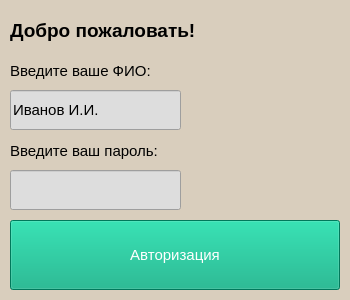
<?xml version="1.0" encoding="UTF-8"?>
<ui version="4.0">
 <class>MainWindow</class>
 <widget class="QMainWindow" name="MainWindow">
  <property name="geometry">
   <rect>
    <x>0</x>
    <y>0</y>
    <width>350</width>
    <height>300</height>
   </rect>
  </property>
  <property name="windowTitle">
   <string>Клиент</string>
  </property>
  <property name="styleSheet">
   <string notr="true">background-color: rgb(217, 206, 189);
</string>
  </property>
  <property name="documentMode">
   <bool>false</bool>
  </property>
  <widget class="QWidget" name="centralwidget">
   <widget class="QLabel" name="lab1">
    <property name="geometry">
     <rect>
      <x>10</x>
      <y>10</y>
      <width>271</width>
      <height>41</height>
     </rect>
    </property>
    <property name="font">
     <font>
      <family>Arial</family>
      <pointsize>14</pointsize>
      <weight>75</weight>
      <italic>false</italic>
      <bold>true</bold>
     </font>
    </property>
    <property name="text">
     <string>Добро пожаловать!</string>
    </property>
    <property name="margin">
     <number>5</number>
    </property>
   </widget>
   <widget class="QLabel" name="lab2">
    <property name="geometry">
     <rect>
      <x>10</x>
      <y>60</y>
      <width>261</width>
      <height>21</height>
     </rect>
    </property>
    <property name="font">
     <font>
      <family>Arial</family>
      <pointsize>11</pointsize>
     </font>
    </property>
    <property name="text">
     <string>Введите ваше ФИО:</string>
    </property>
   </widget>
   <widget class="QPushButton" name="but1">
    <property name="geometry">
     <rect>
      <x>10</x>
      <y>220</y>
      <width>330</width>
      <height>70</height>
     </rect>
    </property>
    <property name="font">
     <font>
      <family>Arial</family>
      <pointsize>11</pointsize>
     </font>
    </property>
    <property name="cursor">
     <cursorShape>PointingHandCursor</cursorShape>
    </property>
    <property name="styleSheet">
     <string notr="true">background-color: rgb(0, 170, 127);
color: rgb(255, 255, 255);
border-color: rgb(255, 255, 255);</string>
    </property>
    <property name="text">
     <string>Авторизация</string>
    </property>
   </widget>
   <widget class="QLineEdit" name="line1">
    <property name="geometry">
     <rect>
      <x>10</x>
      <y>90</y>
      <width>171</width>
      <height>40</height>
     </rect>
    </property>
    <property name="font">
     <font>
      <family>Arial</family>
      <pointsize>11</pointsize>
     </font>
    </property>
    <property name="styleSheet">
     <string notr="true">background-color: rgb(221, 221, 221);</string>
    </property>
    <property name="text">
     <string>Иванов И.И.</string>
    </property>
   </widget>
   <widget class="QLineEdit" name="line2">
    <property name="geometry">
     <rect>
      <x>10</x>
      <y>170</y>
      <width>171</width>
      <height>40</height>
     </rect>
    </property>
    <property name="font">
     <font>
      <family>Arial</family>
      <pointsize>11</pointsize>
     </font>
    </property>
    <property name="styleSheet">
     <string notr="true">background-color: rgb(221, 221, 221);</string>
    </property>
    <property name="text">
     <string/>
    </property>
   </widget>
   <widget class="QLabel" name="lab2_2">
    <property name="geometry">
     <rect>
      <x>10</x>
      <y>140</y>
      <width>261</width>
      <height>21</height>
     </rect>
    </property>
    <property name="font">
     <font>
      <family>Arial</family>
      <pointsize>11</pointsize>
     </font>
    </property>
    <property name="text">
     <string>Введите ваш пароль:</string>
    </property>
   </widget>
  </widget>
 </widget>
 <resources/>
 <connections/>
</ui>
